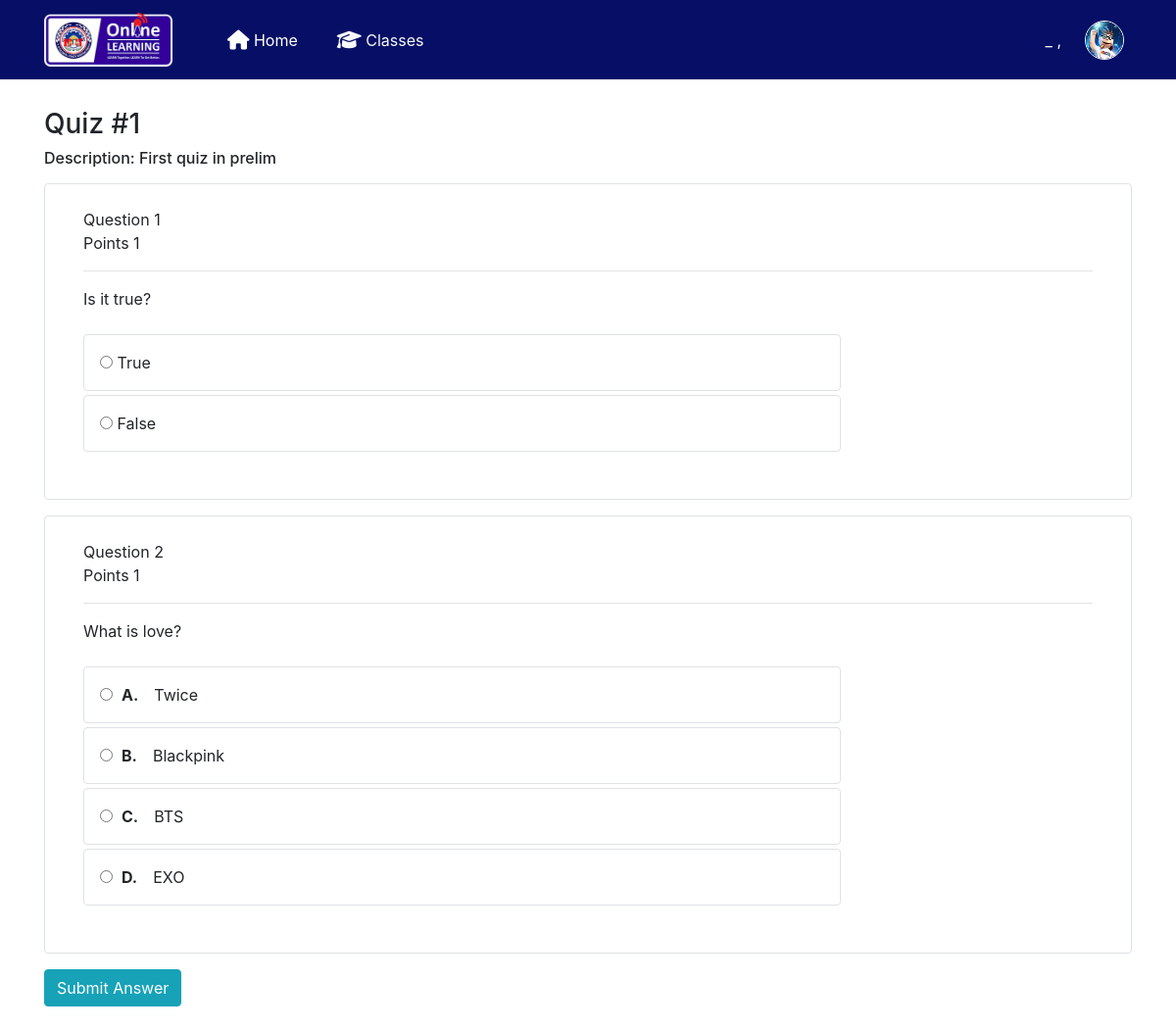
The page /quiz/take_test.php?id=28&class_quiz_id=37&test=ok&quiz_id=18&quiz_time=0 on the database its author committed.
### tables this page shows
CREATE TABLE `class_quiz` (
  `class_quiz_id` int(11) NOT NULL,
  `teacher_class_id` int(11) NOT NULL,
  `quiz_time` int(11) NOT NULL,
  `quiz_id` int(11) NOT NULL,
  `time_added` varchar(100) NOT NULL
);

CREATE TABLE `quiz` (
  `quiz_id` int(11) NOT NULL,
  `quiz_title` varchar(50) NOT NULL,
  `quiz_description` varchar(100) NOT NULL,
  `date_added` varchar(100) NOT NULL DEFAULT current_timestamp(),
  `teacher_id` int(11) NOT NULL
);

CREATE TABLE `quiz_question` (
  `quiz_question_id` int(11) NOT NULL,
  `quiz_id` int(11) NOT NULL,
  `question_text` varchar(255) NOT NULL,
  `question_type_id` int(11) NOT NULL,
  `points` int(11) NOT NULL,
  `date_added` varchar(100) NOT NULL DEFAULT current_timestamp(),
  `answer` varchar(100) NOT NULL
);

CREATE TABLE `answer` (
  `answer_id` int(11) NOT NULL,
  `quiz_question_id` int(11) NOT NULL,
  `answer_text` varchar(100) NOT NULL,
  `choices` varchar(4) NOT NULL
);

### quiz/take_test.php (the view, shortened to what this page needs)
<?php ini_set('display_errors', 1); ini_set('display_startup_errors', 1); error_reporting(E_ALL);
include '../includes/dbh.inc.php';
include 'headerq.php';
include 'session.php';
include 'navbarsession.php';
?>
<?php $get_id = $_GET['id']; ?>
<?php $class_quiz_id = $_GET['class_quiz_id']; ?>
<?php $quiz_id = $_GET['quiz_id']; ?>
<?php $quiz_time = $_GET['quiz_time']; ?>
<?php $query1 = mysqli_query($conn,"SELECT * from student_class_quiz where student_id = '$usrid' and class_quiz_id = '$class_quiz_id' ")or die(mysqli_error());
	  $count = mysqli_num_rows($query1);
?>
<?php
if ($count > 0){
}else{
 mysqli_query($conn,"INSERT into student_class_quiz (class_quiz_id,student_id,student_quiz_time) values('$class_quiz_id','$usrid','$quiz_time')");
}
 ?>
<body style="padding-top: 110px">
	<div class="container ">
		<div>
			<?php
			if($_GET['test'] == 'ok'){
				$x=0;
				?>
			<form action="take_test.php<?php echo '?id='.$get_id; ?>&<?php echo 'class_quiz_id='.$class_quiz_id; ?>&<?php echo 'test=done' ?>&<?php echo 'quiz_id='.$quiz_id; ?>&<?php echo 'quiz_time='.$quiz_time; ?>" name="testform" method="POST" id="test-form">
				<?php
					$sqla = mysqli_query($conn,"SELECT * FROM class_quiz
					LEFT JOIN quiz ON quiz.quiz_id  = class_quiz.quiz_id
					where teacher_class_id = '$get_id'
					order by date_added DESC ")or die(mysqli_error());
					$rowa = mysqli_fetch_array($sqla);
					?>
					<h3><?php echo $rowa['quiz_title'];?></h3>
					<h6>Description: <?php echo $rowa['quiz_description'];?></h6>
					<?php
					$sqlw = mysqli_query($conn,"SELECT * FROM quiz_question where quiz_id = '$quiz_id'  ORDER BY RAND()");
					while($roww = mysqli_fetch_array($sqlw)){
						?>
						<div class="container">
							<div class="row">
								<div id="" class="col border rounded mb-3 p-4">
						<div id="q_<?php echo $x=$x+1;?>" class="questions container">
							<div id="qa" >Question <?php echo $x;?></div>
							<div class="mb-3">Points <?php echo $roww['points'];?></div>
							<hr class="p-0 ">
							<div id="qa" >
								<div class="">
									<?php echo $roww['question_text'];?>
								</div>
								<br>
								<?php
								if($roww['question_type_id']=='2'){
									?>
									<div class=" border rounded mb-1 p-3 w-75">
									<input style="opacity: 1.0" name="q-<?php echo $roww['quiz_question_id'];?>" value="True" type="radio" id="t<?php echo $roww['quiz_question_id'];?>" >
									<label class="m-0" for="t<?php echo $roww['quiz_question_id'];?>"> True</label>
									</div>
									<div class="border rounded p-3 w-75">
									<input name="q-<?php echo $roww['quiz_question_id'];?>" value="False" type="radio" id="f<?php echo $roww['quiz_question_id'];?>">
									<label class="m-0" for="f<?php echo $roww['quiz_question_id'];?>"> False</label>
									</div>
									<?php
								} else if($roww['question_type_id']=='1') {
									$sqly = mysqli_query($conn,"SELECT * FROM answer WHERE quiz_question_id = '".$roww['quiz_question_id']."'");
									while($rowy = mysqli_fetch_array($sqly)){
										if($rowy['choices'] == 'A') {
											?>
											<div class="border rounded mb-1 p-3 w-75">
											<input  name="q-<?php echo $roww['quiz_question_id'];?>" value="A" type="radio" id="a<?php echo $roww['quiz_question_id'];?>">
											<label class="m-0" for="a<?php echo $roww['quiz_question_id'];?>">&nbsp;<strong>A.</strong>&emsp;<?php echo $rowy['answer_text'];?></label>
											</div>
										<?php } else if ($rowy['choices'] == 'B') {?>
											<div class="border rounded mb-1 p-3 w-75">
											<input  name="q-<?php echo $roww['quiz_question_id'];?>" value="B" type="radio" id="b<?php echo $roww['quiz_question_id'];?>">
											<label class="m-0" for="b<?php echo $roww['quiz_question_id'];?>">&nbsp;<strong>B.</strong>&emsp;<?php echo $rowy['answer_text'];?></label>
											</div>
										<?php } else if ($rowy['choices'] == 'C') {?>
											<div class="border rounded mb-1 p-3 w-75">
											<input  name="q-<?php echo $roww['quiz_question_id'];?>" value="C" type="radio" id="c<?php echo $roww['quiz_question_id'];?>">
											<label class="m-0" for="c<?php echo $roww['quiz_question_id'];?>">&nbsp;<strong>C.</strong>&emsp;<?php echo $rowy['answer_text'];?></label>
											</div>
										<?php } else if ($rowy['choices'] == 'D') {?>
											<div class="border rounded p-3 w-75">
											<input  name="q-<?php echo $roww['quiz_question_id'];?>" value="D" type="radio" id="d<?php echo $roww['quiz_question_id'];?>">
											<label class="m-0" for="d<?php echo $roww['quiz_question_id'];?>">&nbsp;<strong>D.</strong>&emsp;<?php echo $rowy['answer_text'];?></label>
											</div>
											<?php
										}
									}
								}
								?>
								<br/>
							</div>
						</div>
						</div>
						</div>
					</div>
						<?php
					}
					?>
					<div class="container">
						<div class="row">
						<button class="btn btn-info" id="submit-test" name="submit_answer">Submit Answer</button>
					</div>
					</div>
				</div>
			<?php
		} else if(isset($_POST['submit_answer'])){
			$x1 = $_POST['x'];
			$score = 0;
			for($x=1;$x<=$x1;$x++){
				$x2 = $_POST["x-$x"];
				$q = $_POST["q-$x2"];
				$sql = mysqli_query($conn,"SELECT * FROM quiz_question WHERE quiz_question_id = ".$x2."");
				$row = mysqli_fetch_array($sql);
				if($row['answer'] == $q) {
					$score= $score + 1;
				}
			} ?>
			<a href="studentclass.php<?php echo '?id='.$get_id; ?>">Back</a>
			<center>
				<h3><br>Your score is <b><?php echo $score; ?></b>/<b><?php echo ($x-1); ?></b><br/></h3>
			</center>
			<?php
			mysqli_query($conn,"UPDATE student_class_quiz SET student_quiz_time = 3600, grade = '".$score."/".($x-1)."' WHERE student_id = '$usrid' and class_quiz_id = '$class_quiz_id'")or die(mysqli_error());
			?>
			<script>
	  window.location = 'studentclass.php<?php echo '?id='.$get_id; ?>';
	</script>
	<?php
		}
			?>
			<br>
</div>
</body>
</html>

### rows shown on the page
class_quiz: quiz.quiz_title "Quiz #1", quiz.quiz_description "First quiz in prelim"
quiz_question: points "1", question_text "Is it true?"
quiz_question: points "1", question_text "What is love?"
answer: answer_text "Twice"
answer: answer_text "Blackpink"
answer: answer_text "BTS"
answer: answer_text "EXO"
